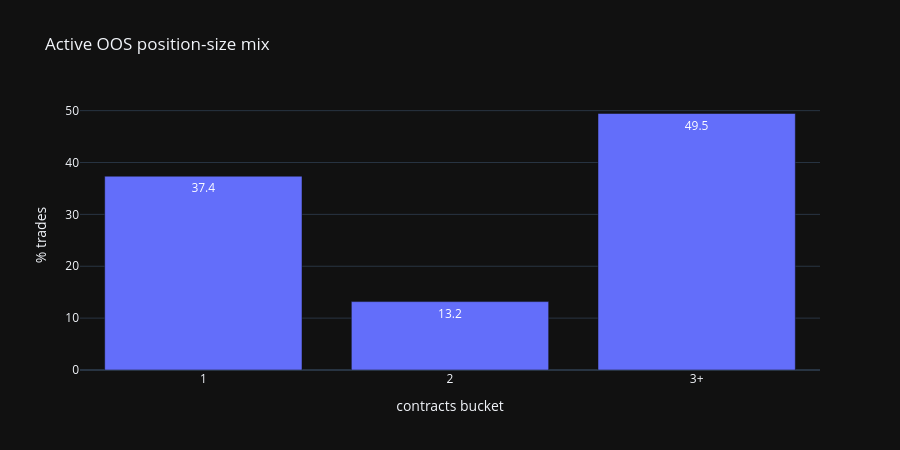
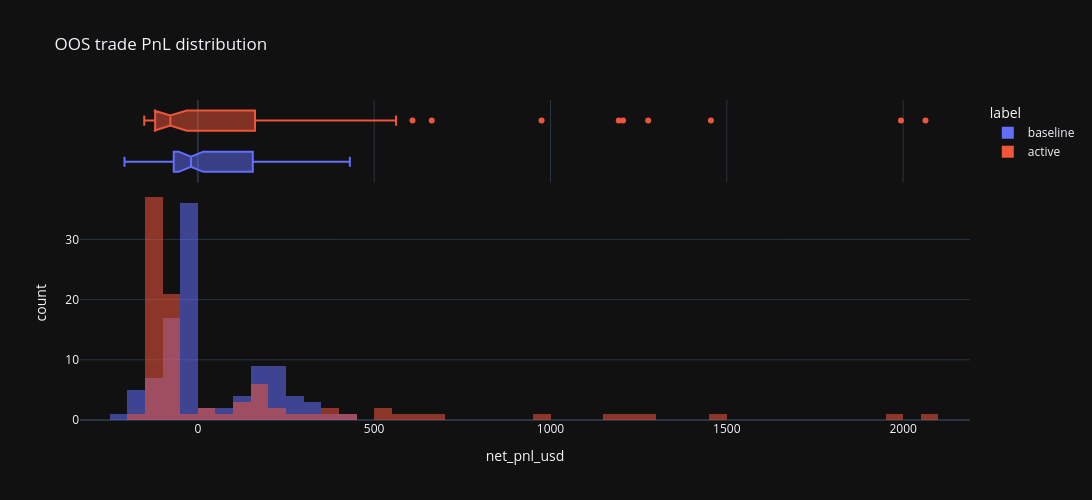

The notebook cell these images were saved under, in order:
### Code cell
display(Markdown("## 5. Active Variant Trade Profile"))

active_trades_oos = trades.loc[(trades["campaign_variant_name"] == active_variant) & (trades["scope"] == "oos_only")].copy()
baseline_trades_oos = trades.loc[(trades["campaign_variant_name"] == baseline_variant) & (trades["scope"] == "oos_only")].copy()

if not active_trades_oos.empty:
    quantity_mix = (
        active_trades_oos.assign(bucket=active_trades_oos["quantity"].map(lambda q: "3+" if q >= 3 else str(int(q))))
        .groupby("bucket", as_index=False)
        .agg(n_trades=("trade_id", "count"), net_pnl_usd=("net_pnl_usd", "sum"))
    )
    quantity_mix["pct_trades"] = quantity_mix["n_trades"] / quantity_mix["n_trades"].sum() * 100.0
    display(quantity_mix.round(2))

    mix_fig = px.bar(quantity_mix, x="bucket", y="pct_trades", text_auto=".1f", title="Active OOS position-size mix", labels={"bucket": "contracts bucket", "pct_trades": "% trades"})
    mix_fig.update_layout(template=PLOT_TEMPLATE, width=900, height=450)
    mix_fig.show()

hist_source = pd.concat(
    [
        baseline_trades_oos[["net_pnl_usd"]].assign(label="baseline"),
        active_trades_oos[["net_pnl_usd"]].assign(label="active"),
    ],
    ignore_index=True,
)
if not hist_source.empty:
    hist_fig = px.histogram(hist_source, x="net_pnl_usd", color="label", marginal="box", barmode="overlay", opacity=0.55, nbins=50, title="OOS trade PnL distribution")
    hist_fig.update_layout(template=PLOT_TEMPLATE, width=1100, height=500)
    hist_fig.show()

### Figure 1 — Plotly figure (JSON) as saved in the notebook; plotly's stock layout.template omitted (floating-point values rounded to 4 significant figures)
{"data": [{"hovertemplate": "contracts bucket=%{x}<br>% trades=%{y}<extra></extra>", "legendgroup": "", "marker": {"color": "#636efa", "pattern": {"shape": ""}}, "name": "", "orientation": "v", "showlegend": false, "textposition": "auto", "texttemplate": "%{y:.1f}", "type": "bar", "x": ["1", "2", "3+"], "xaxis": "x", "y": [37.36, 13.19, 49.45], "yaxis": "y"}], "layout": {"barmode": "relative", "height": 450, "legend": {"tracegroupgap": 0}, "title": {"text": "Active OOS position-size mix"}, "width": 900, "xaxis": {"anchor": "y", "domain": [0, 1], "title": {"text": "contracts bucket"}}, "yaxis": {"anchor": "x", "domain": [0, 1], "title": {"text": "% trades"}}}}

### Figure 2 — Plotly figure (JSON) as saved in the notebook; plotly's stock layout.template omitted (floating-point values rounded to 4 significant figures)
{"data": [{"bingroup": "x", "hovertemplate": "label=baseline<br>net_pnl_usd=%{x}<br>count=%{y}<extra></extra>", "legendgroup": "baseline", "marker": {"color": "#636efa", "opacity": 0.55, "pattern": {"shape": ""}}, "name": "baseline", "nbinsx": 50, "orientation": "v", "showlegend": true, "type": "histogram", "x": [-37.0, -23.5, 151.0, -18.5, -13.5, 22.0, -9.5, -27.5, -73.5, -14.5, -34.5, 101.4, -114.5, -30.5, -13.0, -34.0, -72.0, -13.0, 161.5, 162.2, -80.0, -74.0, -76.0, -79.5, -69.5, 242.5, 221.1, -10.5, -71.5, -21.5, -6.5, 238.8, 269.5, 175.8, -18.5, -51.5, 221.5, -70.0, 54.5, -46.5, -26.5, -17.0, 171.1, 212.8, -93.5, -98.5, 266.5, -108.0, 154.0, 277.8, 200.9, -32.5, -23.5, -25.0, -49.0, 226.2, -45.0, 343.9, 431.1, -121.5, -19.5, -48.0, 324.9, -103.5, -155.0, -32.0, 165.9, 145.0, 126.5, 144.6, -67.5, -12.0, 170.8, -162.0, -144.0, -52.5, -70.0, 48.5, -127.5, -45.5, -42.5, 350.3, 281.0, -61.5, -208.0, -178.0, -107.5, -40.0, -195.0, 57.5, 185.9, -13.0, -68.0, -16.5, 206.5, -38.0, -156.0, -10.0, 227.8, 332.3, -17.5], "xaxis": "x", "yaxis": "y"}, {"hovertemplate": "label=baseline<br>net_pnl_usd=%{x}<extra></extra>", "legendgroup": "baseline", "marker": {"color": "#636efa"}, "name": "baseline", "notched": true, "showlegend": false, "type": "box", "x": [-37.0, -23.5, 151.0, -18.5, -13.5, 22.0, -9.5, -27.5, -73.5, -14.5, -34.5, 101.4, -114.5, -30.5, -13.0, -34.0, -72.0, -13.0, 161.5, 162.2, -80.0, -74.0, -76.0, -79.5, -69.5, 242.5, 221.1, -10.5, -71.5, -21.5, -6.5, 238.8, 269.5, 175.8, -18.5, -51.5, 221.5, -70.0, 54.5, -46.5, -26.5, -17.0, 171.1, 212.8, -93.5, -98.5, 266.5, -108.0, 154.0, 277.8, 200.9, -32.5, -23.5, -25.0, -49.0, 226.2, -45.0, 343.9, 431.1, -121.5, -19.5, -48.0, 324.9, -103.5, -155.0, -32.0, 165.9, 145.0, 126.5, 144.6, -67.5, -12.0, 170.8, -162.0, -144.0, -52.5, -70.0, 48.5, -127.5, -45.5, -42.5, 350.3, 281.0, -61.5, -208.0, -178.0, -107.5, -40.0, -195.0, 57.5, 185.9, -13.0, -68.0, -16.5, 206.5, -38.0, -156.0, -10.0, 227.8, 332.3, -17.5], "xaxis": "x2", "yaxis": "y2"}, {"bingroup": "x", "hovertemplate": "label=active<br>net_pnl_usd=%{x}<br>count=%{y}<extra></extra>", "legendgroup": "active", "marker": {"color": "#EF553B", "opacity": 0.55, "pattern": {"shape": ""}}, "name": "active", "nbinsx": 50, "orientation": "v", "showlegend": true, "type": "histogram", "x": [-111.0, -141.0, 151.0, -111.0, -81.0, 22.0, -57.0, -137.5, -73.5, -87.0, -103.5, 608.7, -114.5, -122.0, -78.0, -102.0, -72.0, -78.0, 161.5, 162.2, -80.0, -74.0, -76.0, -79.5, -69.5, 1455.0, 663.2, -63.0, -71.5, -129.0, -39.0, 1194.0, 538.9, 175.8, -111.0, -103.0, 442.9, -70.0, -139.5, -132.5, -102.0, 171.1, 1277.0, -93.5, -98.5, 533.0, -108.0, 277.8, 1206.0, -130.0, -141.0, -150.0, -147.0, -135.0, 2063.0, -121.5, -117.0, -144.0, 974.6, -103.5, -128.0, 165.9, 145.0, 126.5, 144.6, -135.0, -72.0, 341.5, -144.0, -105.0, -140.0, 48.5, -127.5, -136.5, -127.5, 350.3, 562.0, -123.0, -107.5, -120.0, 57.5, 371.8, -78.0, -136.0, -99.0, 206.5, -152.0, -60.0, 227.8, 1994.0, -105.0], "xaxis": "x", "yaxis": "y"}, {"hovertemplate": "label=active<br>net_pnl_usd=%{x}<extra></extra>", "legendgroup": "active", "marker": {"color": "#EF553B"}, "name": "active", "notched": true, "showlegend": false, "type": "box", "x": [-111.0, -141.0, 151.0, -111.0, -81.0, 22.0, -57.0, -137.5, -73.5, -87.0, -103.5, 608.7, -114.5, -122.0, -78.0, -102.0, -72.0, -78.0, 161.5, 162.2, -80.0, -74.0, -76.0, -79.5, -69.5, 1455.0, 663.2, -63.0, -71.5, -129.0, -39.0, 1194.0, 538.9, 175.8, -111.0, -103.0, 442.9, -70.0, -139.5, -132.5, -102.0, 171.1, 1277.0, -93.5, -98.5, 533.0, -108.0, 277.8, 1206.0, -130.0, -141.0, -150.0, -147.0, -135.0, 2063.0, -121.5, -117.0, -144.0, 974.6, -103.5, -128.0, 165.9, 145.0, 126.5, 144.6, -135.0, -72.0, 341.5, -144.0, -105.0, -140.0, 48.5, -127.5, -136.5, -127.5, 350.3, 562.0, -123.0, -107.5, -120.0, 57.5, 371.8, -78.0, -136.0, -99.0, 206.5, -152.0, -60.0, 227.8, 1994.0, -105.0], "xaxis": "x2", "yaxis": "y2"}], "layout": {"barmode": "overlay", "height": 500, "legend": {"title": {"text": "label"}, "tracegroupgap": 0}, "title": {"text": "OOS trade PnL distribution"}, "width": 1100, "xaxis": {"anchor": "y", "domain": [0, 1], "title": {"text": "net_pnl_usd"}}, "xaxis2": {"anchor": "y2", "domain": [0, 1], "matches": "x", "showgrid": true, "showticklabels": false}, "yaxis": {"anchor": "x", "domain": [0, 0.7326], "title": {"text": "count"}}, "yaxis2": {"anchor": "x2", "domain": [0.7426, 1], "matches": "y2", "showgrid": false, "showline": false, "showticklabels": false, "ticks": ""}}}
